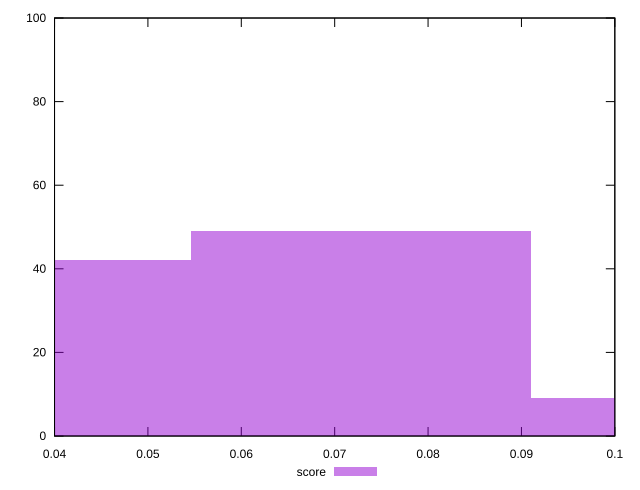

Write the gnuplot code that produced this figure.
reset

$score <<EOF
0.036400763439024354 42
0.10920229031707307 9
0.07280152687804871 49
EOF

set key outside below
set boxwidth 0.036400763439024354
set xrange [0.04:0.1]
set yrange [0:100]
set trange [0:100]
set style fill transparent solid 0.5 noborder
set terminal svg size 640, 490 enhanced background rgb 'white'
set output "reprap/interactive/samples/pages+cached+noexternal+nomedia+nocss+nojs/score/histogram.svg"

plot $score title "score" with boxes

reset
